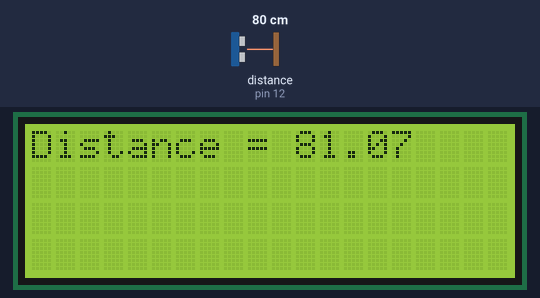
The sketch below on a simulated Arduino Uno, built with avr-gcc and run on an emulated ATmega328P. Parts: 20×4 character LCD. The test bench sets the inputs (shaded band); at power-on: distance to the obstacle (sensor on pin 12) 80 cm. The echo pulse lasts 58.3 µs per cm.

Above: at 1.2 s.
1.3 s: distance to the obstacle (sensor on pin 12) set to 2 cm
At 2.94 s:
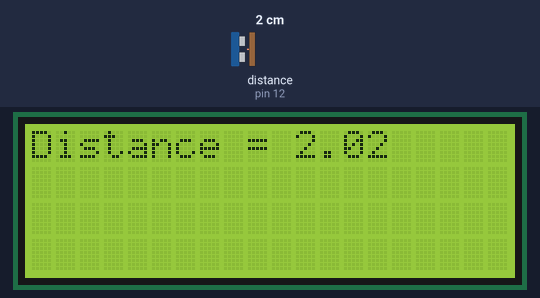
3.1 s: distance to the obstacle (sensor on pin 12) set to 4 cm
At 3.61 s:
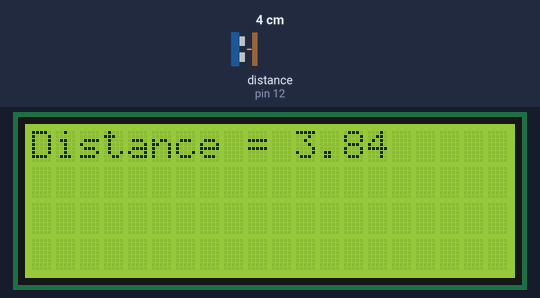
4.6 s: distance to the obstacle (sensor on pin 12) set to 250 cm
At 7.6 s:
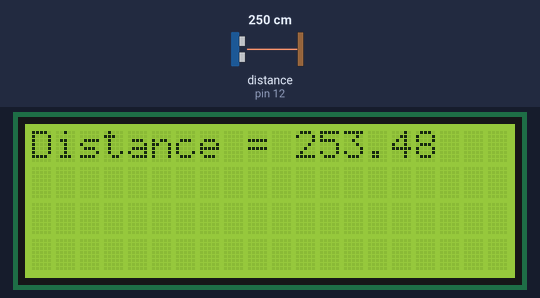
Timing chart, 0 to 9.1 s (numbered marks = the images above; inputs shaded):
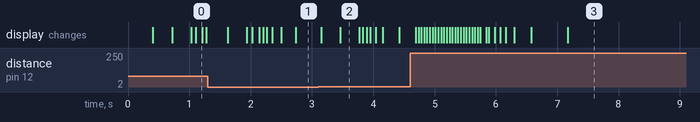

Measured:
- after the input at 3.1 s, the display: first changes after 0.05 s (image 2 shows a later state)
- after the input at 4.6 s, the display: first changes after 0.09 s (image 3 shows a later state)

The sketch:

qertyyyu.ino
```cpp
#include <Wire.h>
#include <LiquidCrystal_I2C.h>

LiquidCrystal_I2C lcd(0x27,20,4);

// сонар
#define ECHO 12
#define TRIG 11

// крутая библиотека сонара
#include <NewPing.h>
NewPing sonar(TRIG, ECHO, 400);

float dist_3[3] = {0.0, 0.0, 0.0};   // массив для хранения трёх последних измерений
float middle, dist, dist_filtered;
float k;
byte i, delta;
unsigned long dispIsrTimer, sensTimer;

void setup() {
  Serial.begin(9600);
  lcd.init();
  // Print a message to the LCD.
  lcd.backlight();

}

// медианный фильтр из 3ёх значений
float middle_of_3(float a, float b, float c) {
  if ((a <= b) && (a <= c)) {
    middle = (b <= c) ? b : c;
  }
  else {
    if ((b <= a) && (b <= c)) {
      middle = (a <= c) ? a : c;
    }
    else {
      middle = (a <= b) ? a : b;
    }
  }
  return middle;
}

void loop() {
  if (millis() - sensTimer > 50) {                          // измерение и вывод каждые 50 мс
    // счётчик от 0 до 2
    // каждую итерацию таймера i последовательно принимает значения 0, 1, 2, и так по кругу
    if (i > 1) i = 0;
    else i++;

    dist_3[i] = (float)sonar.ping() / 57.5;                 // получить расстояние в текущую ячейку массива
    dist = middle_of_3(dist_3[0], dist_3[1], dist_3[2]);    // фильтровать медианным фильтром из 3ёх последних измерений

    delta = abs(dist_filtered - dist);                      // расчёт изменения с предыдущим
    if (delta > 1) k = 0.7;                                 // если большое - резкий коэффициент
    else k = 0.1;                                           // если маленькое - плавный коэффициент

    dist_filtered = dist * k + dist_filtered * (1 - k);     // фильтр "бегущее среднее"
    lcd.home();
    lcd.print("Distance = ");
    lcd.print(dist_filtered);
    lcd.print("  ");
    delay(10);
  }

}
```
